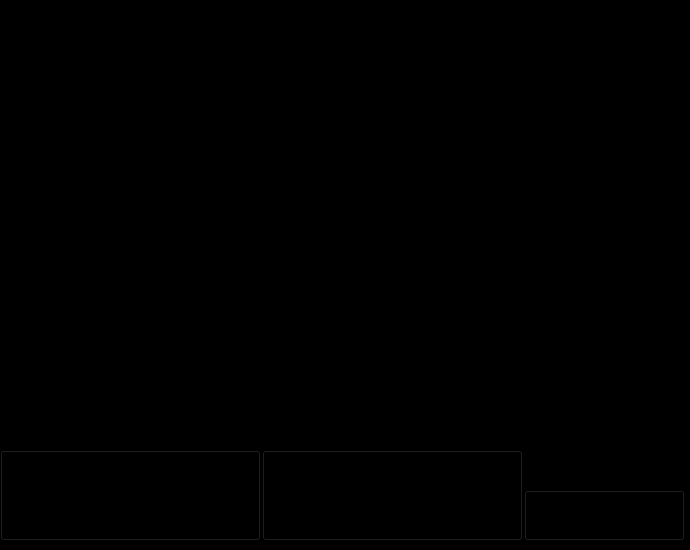
<?xml version="1.0" encoding="UTF-8"?>
<ui version="4.0">
 <class>firstWindow</class>
 <widget class="QMainWindow" name="firstWindow">
  <property name="geometry">
   <rect>
    <x>0</x>
    <y>0</y>
    <width>690</width>
    <height>550</height>
   </rect>
  </property>
  <property name="windowTitle">
   <string>firstWindow</string>
  </property>
  <property name="styleSheet">
   <string notr="true">background-color: rgb(0, 0, 0);</string>
  </property>
  <widget class="QWidget" name="centralwidget">
   <widget class="QLabel" name="jarvisIntroLabel">
    <property name="geometry">
     <rect>
      <x>-2</x>
      <y>60</y>
      <width>690</width>
      <height>388</height>
     </rect>
    </property>
    <property name="cursor">
     <cursorShape>ArrowCursor</cursorShape>
    </property>
    <property name="text">
     <string/>
    </property>
    <property name="pixmap">
     <pixmap>../../images/Hero_Template.gif</pixmap>
    </property>
    <property name="scaledContents">
     <bool>true</bool>
    </property>
    <property name="wordWrap">
     <bool>false</bool>
    </property>
   </widget>
   <widget class="QPushButton" name="startButton">
    <property name="geometry">
     <rect>
      <x>0</x>
      <y>450</y>
      <width>261</width>
      <height>91</height>
     </rect>
    </property>
    <property name="font">
     <font>
      <family>Arial</family>
     </font>
    </property>
    <property name="cursor">
     <cursorShape>PointingHandCursor</cursorShape>
    </property>
    <property name="styleSheet">
     <string notr="true">border-image: url(:/images/start.png);</string>
    </property>
    <property name="text">
     <string/>
    </property>
    <property name="icon">
     <iconset theme="camera-web"/>
    </property>
   </widget>
   <widget class="QPushButton" name="exitButton">
    <property name="geometry">
     <rect>
      <x>524</x>
      <y>490</y>
      <width>161</width>
      <height>51</height>
     </rect>
    </property>
    <property name="cursor">
     <cursorShape>PointingHandCursor</cursorShape>
    </property>
    <property name="styleSheet">
     <string notr="true">border-image: url(:/images/exit(with border).png);</string>
    </property>
    <property name="text">
     <string/>
    </property>
   </widget>
   <widget class="QPushButton" name="loginButton">
    <property name="geometry">
     <rect>
      <x>262</x>
      <y>450</y>
      <width>261</width>
      <height>91</height>
     </rect>
    </property>
    <property name="cursor">
     <cursorShape>PointingHandCursor</cursorShape>
    </property>
    <property name="styleSheet">
     <string notr="true">border-image: url(:/images/login.png);</string>
    </property>
    <property name="text">
     <string/>
    </property>
   </widget>
   <widget class="QLabel" name="textView">
    <property name="geometry">
     <rect>
      <x>0</x>
      <y>0</y>
      <width>690</width>
      <height>71</height>
     </rect>
    </property>
    <property name="styleSheet">
     <string notr="true">background-color: rgb(0, 0, 0);
color: rgb(255, 255, 255);
border-color: rgb(255, 255, 255);</string>
    </property>
    <property name="text">
     <string/>
    </property>
    <property name="pixmap">
     <pixmap>../../images/KartisTechnology(white).png</pixmap>
    </property>
    <property name="scaledContents">
     <bool>true</bool>
    </property>
   </widget>
  </widget>
 </widget>
 <resources/>
 <connections/>
</ui>
